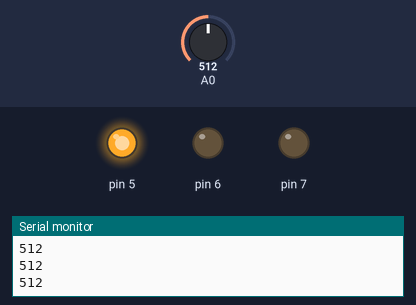
A sketch run on a simulated Arduino Uno, built with avr-gcc and run on an emulated ATmega328P. Shown: output pins drawn as LEDs (lit = HIGH), the last lines printed to the serial monitor. The inputs (shaded band) are chosen by the test bench; at power-on: A0 = 512.

Above: at 1.2 s.
1.3 s: A0 set to 585
2.8 s: A0 set to 616
At 3.1 s:
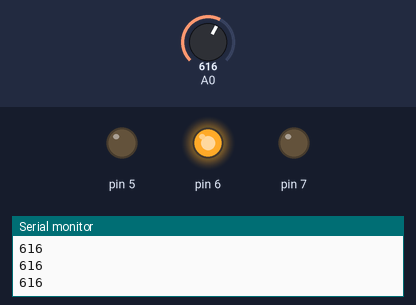
4.3 s: A0 set to 883
5.8 s: A0 set to 911
At 6.6 s:
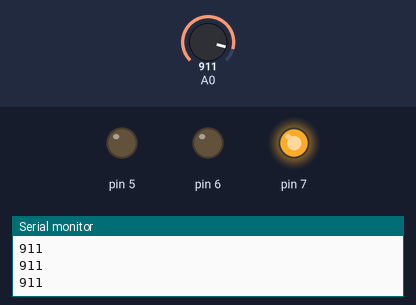
7.3 s: A0 set to 290
At 7.7 s:
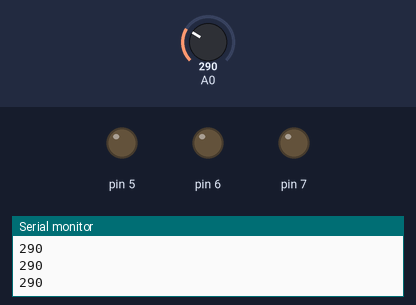
8.8 s: A0 set to 310
At 10.1 s:
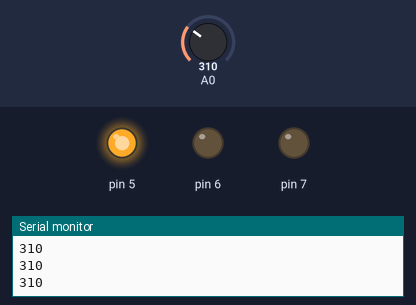
Timing chart, 0 to 11.3 s (numbered marks = the images above; inputs shaded):
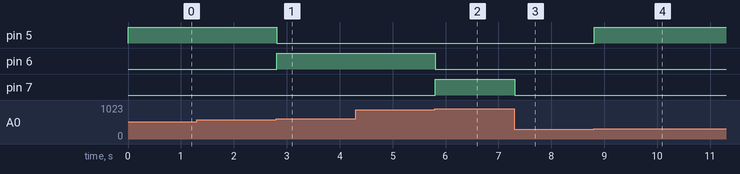

Measured:
- the behaviour switches between 600 and 601 on A0 (found by bisection; images 0 and 1)
- the behaviour switches between 900 and 901 on A0 (found by bisection; images 1 and 2)
- the behaviour switches between 300 and 301 on A0 (found by bisection; images 3 and 4)
- after the input at 2.8 s, pin 5: HIGH → LOW at once; pin 6: LOW → HIGH at once
- after the input at 5.8 s, pin 6: HIGH → LOW at once; pin 7: LOW → HIGH at once
- after the input at 7.3 s, pin 7: HIGH → LOW at once
- after the input at 8.8 s, pin 5: LOW → HIGH at once

The sketch:

potenciometro1.ino
```cpp
// C++ code
//


int potencia;
void setup(){
  Serial.begin(9600);
  pinMode(5, OUTPUT);
  pinMode(6, OUTPUT);
  pinMode(7, OUTPUT);
}

void loop(){
  potencia = analogRead(A0);
  Serial.println(potencia);
  if(potencia <= 300){
    digitalWrite(5, LOW);
    digitalWrite(6, LOW);
    digitalWrite(7, LOW);

  }else if(potencia > 300 && potencia <= 600){
    digitalWrite(5, HIGH);
    digitalWrite(6, LOW);
    digitalWrite(7, LOW);

  }else if(potencia > 300 && potencia <= 900){
    digitalWrite(5, LOW);
    digitalWrite(6, HIGH);
    digitalWrite(7, LOW);

  }else{
    digitalWrite(5, LOW);
    digitalWrite(6, LOW);
    digitalWrite(7, HIGH);
  }
}
```
